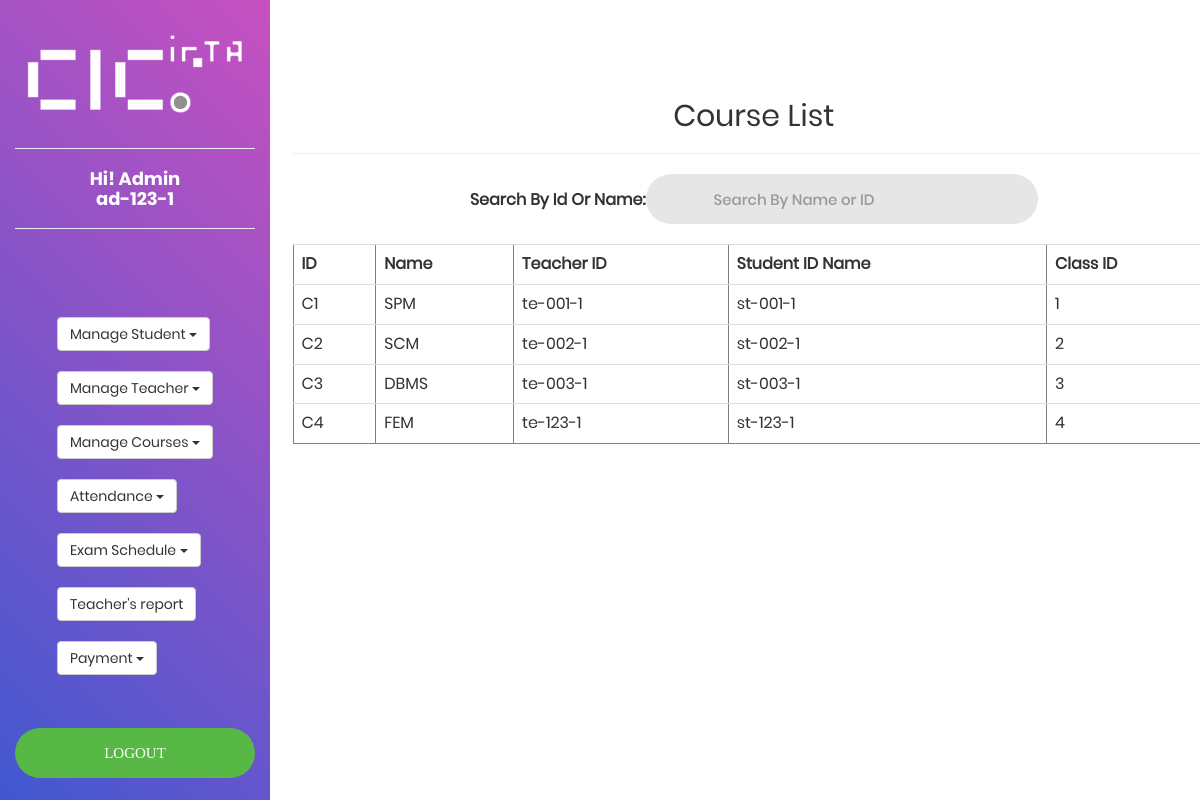
/module/admin/viewCourse.php (signed in), run on the app's committed database.
### tables this page shows
CREATE TABLE `course` (
  `id` varchar(20) NOT NULL,
  `name` varchar(20) NOT NULL,
  `teacherid` varchar(20) NOT NULL,
  `studentid` varchar(20) NOT NULL,
  `classid` varchar(20) NOT NULL
);

### module/admin/viewCourse.php (the view, shortened to what this page needs)
<?php
$sql = "SELECT * FROM course;";
$res= mysql_query($sql);
$string = "";
while($row = mysql_fetch_array($res)){
    $string .= '<tr><td>'.$row['id'].'</td><td>'.$row['name'].
    '</td><td>'.$row['teacherid'].'</td><td>'.$row['studentid'].
    '</td><td>'.$row['classid'].'</td></tr>';
}
?>
<?php
include_once('sidebar-admin.php');
?>
    <div class="col-md-offset-3 p-t-100">
    	<center>
            <h2>Course List</h2>
            <hr>
            <table>
                <tr>
                    <td><b>Search By Id Or Name: </b></td>
                    <td>
                        <input class="input100" type="text" id="mypassword" name="searchId" placeholder="Search By Name or ID"  onkeyup="getCourse(this.value);">
                    </td>
                </tr>
            </table>
        <br/>
            <table class="table table-hover" border="1" id='courseList'>
                <tr>
                    <th>ID</th>
                    <th>Name</th>
                    <th>Teacher ID</th>
                    <th>Student ID Name</th>
                    <th>Class ID</th>
                </tr>
                <?php echo $string;?>
            </table>
        </center>
	</body>
</html>

### css/main.css (style rules this page uses)
* { margin: 0px; padding: 0px; box-sizing: border-box; }
body, html { height: 100%; font-family: Poppins-Regular, sans-serif; }
h1,h2,h3,h4,h5,h6 { margin: 0px; }
input { outline: none; border: none; }
.input100 { font-family: Poppins-Medium; font-size: 15px; line-height: 1.5; color: #666666; display: block; width: 100%; background: #e6e6e6; height: 50px; border-radius: 25px; padding: 0 30px 0 68px; }

### data on the page
course: id "C1", name "SPM", teacherid "te-001-1", studentid "st-001-1", classid "1"
course: id "C2", name "SCM", teacherid "te-002-1", studentid "st-002-1", classid "2"
course: id "C3", name "DBMS", teacherid "te-003-1", studentid "st-003-1", classid "3"
course: id "C4", name "FEM", teacherid "te-123-1", studentid "st-123-1", classid "4"

### other printed values
$check "ad-123-1"
